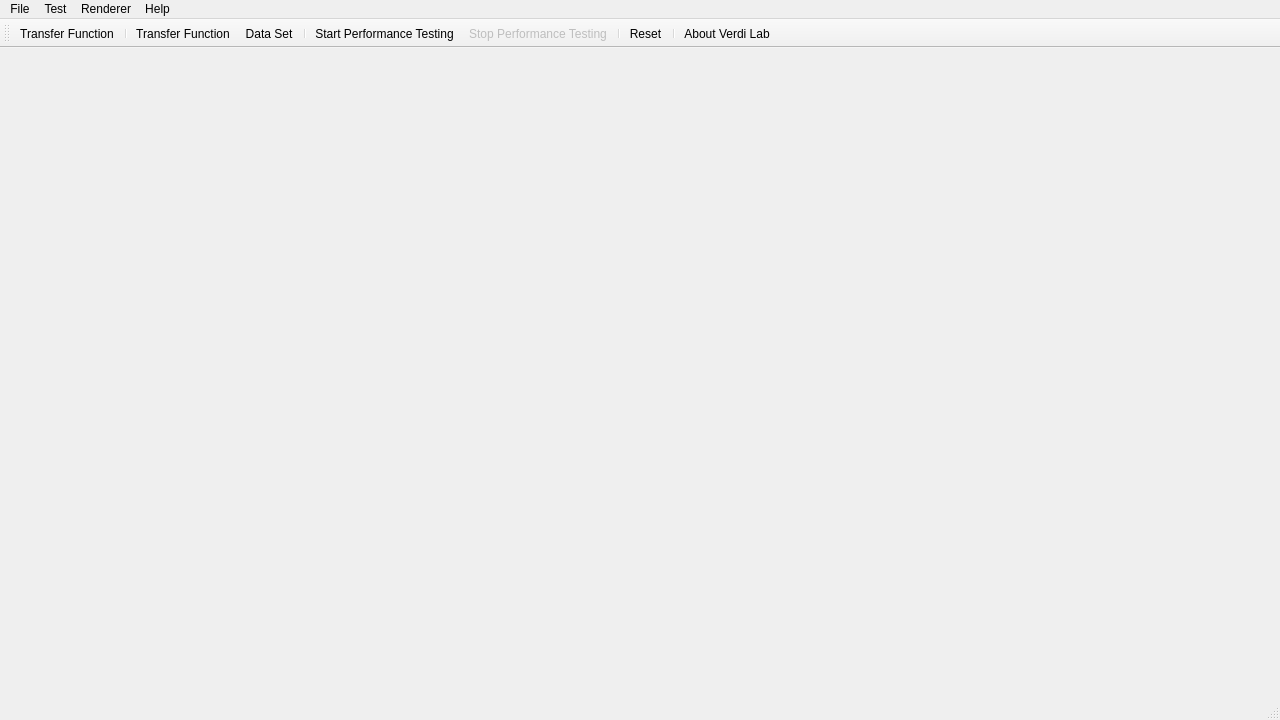
<?xml version="1.0" encoding="UTF-8"?>
<ui version="4.0">
 <class>MainWindow</class>
 <widget class="QMainWindow" name="MainWindow">
  <property name="windowModality">
   <enum>Qt::NonModal</enum>
  </property>
  <property name="geometry">
   <rect>
    <x>0</x>
    <y>0</y>
    <width>1280</width>
    <height>720</height>
   </rect>
  </property>
  <property name="contextMenuPolicy">
   <enum>Qt::PreventContextMenu</enum>
  </property>
  <property name="windowTitle">
   <string>Verdi Lab 1.22.03.13</string>
  </property>
  <property name="toolButtonStyle">
   <enum>Qt::ToolButtonIconOnly</enum>
  </property>
  <property name="dockNestingEnabled">
   <bool>true</bool>
  </property>
  <property name="dockOptions">
   <set>QMainWindow::AllowNestedDocks</set>
  </property>
  <property name="unifiedTitleAndToolBarOnMac">
   <bool>false</bool>
  </property>
  <widget class="QWidget" name="centralWidget">
   <property name="enabled">
    <bool>false</bool>
   </property>
  </widget>
  <widget class="QMenuBar" name="menuBar">
   <property name="geometry">
    <rect>
     <x>0</x>
     <y>0</y>
     <width>1280</width>
     <height>21</height>
    </rect>
   </property>
   <property name="nativeMenuBar">
    <bool>false</bool>
   </property>
   <widget class="QMenu" name="menuFile">
    <property name="geometry">
     <rect>
      <x>339</x>
      <y>99</y>
      <width>143</width>
      <height>125</height>
     </rect>
    </property>
    <property name="minimumSize">
     <size>
      <width>100</width>
      <height>0</height>
     </size>
    </property>
    <property name="title">
     <string>File</string>
    </property>
    <widget class="QMenu" name="menuOpen">
     <property name="geometry">
      <rect>
       <x>477</x>
       <y>124</y>
       <width>169</width>
       <height>94</height>
      </rect>
     </property>
     <property name="title">
      <string>Open</string>
     </property>
     <property name="icon">
      <iconset resource="resedit.qrc">
       <normaloff>:/res/icons/folder.ico</normaloff>:/res/icons/folder.ico</iconset>
     </property>
     <addaction name="actionData_Set"/>
     <addaction name="actionTransfer_Function"/>
    </widget>
    <widget class="QMenu" name="menuNew">
     <property name="title">
      <string>New</string>
     </property>
     <property name="icon">
      <iconset resource="resedit.qrc">
       <normaloff>:/res/icons/document.ico</normaloff>:/res/icons/document.ico</iconset>
     </property>
     <addaction name="actionNew_Transfer_Function"/>
    </widget>
    <addaction name="menuNew"/>
    <addaction name="menuOpen"/>
    <addaction name="separator"/>
    <addaction name="actionExit"/>
   </widget>
   <widget class="QMenu" name="menuHelp">
    <property name="title">
     <string>Help</string>
    </property>
    <addaction name="actionAbout"/>
   </widget>
   <widget class="QMenu" name="menuRenderer">
    <property name="minimumSize">
     <size>
      <width>150</width>
      <height>0</height>
     </size>
    </property>
    <property name="title">
     <string>Renderer</string>
    </property>
    <widget class="QMenu" name="menuInternal_size">
     <property name="minimumSize">
      <size>
       <width>0</width>
       <height>0</height>
      </size>
     </property>
     <property name="title">
      <string>Render Size</string>
     </property>
     <addaction name="action256_x_256"/>
     <addaction name="action512_x_512"/>
     <addaction name="action768_x_768"/>
     <addaction name="action1024_x_1024"/>
    </widget>
    <addaction name="actionReset"/>
    <addaction name="separator"/>
    <addaction name="menuInternal_size"/>
   </widget>
   <widget class="QMenu" name="menuTest">
    <property name="title">
     <string>Test</string>
    </property>
    <addaction name="actionStart_Testing"/>
    <addaction name="actionStop_Testing"/>
   </widget>
   <addaction name="menuFile"/>
   <addaction name="menuTest"/>
   <addaction name="menuRenderer"/>
   <addaction name="menuHelp"/>
  </widget>
  <widget class="QToolBar" name="mainToolBar">
   <property name="enabled">
    <bool>true</bool>
   </property>
   <property name="iconSize">
    <size>
     <width>16</width>
     <height>16</height>
    </size>
   </property>
   <attribute name="toolBarArea">
    <enum>TopToolBarArea</enum>
   </attribute>
   <attribute name="toolBarBreak">
    <bool>false</bool>
   </attribute>
   <addaction name="actionNew_Transfer_Function"/>
   <addaction name="separator"/>
   <addaction name="actionTransfer_Function"/>
   <addaction name="actionData_Set"/>
   <addaction name="separator"/>
   <addaction name="actionStart_Testing"/>
   <addaction name="actionStop_Testing"/>
   <addaction name="separator"/>
   <addaction name="actionReset"/>
   <addaction name="separator"/>
   <addaction name="actionAbout"/>
  </widget>
  <widget class="QStatusBar" name="statusBar">
   <property name="sizeGripEnabled">
    <bool>true</bool>
   </property>
  </widget>
  <action name="actionConsole">
   <property name="checkable">
    <bool>true</bool>
   </property>
   <property name="checked">
    <bool>true</bool>
   </property>
   <property name="text">
    <string>Console</string>
   </property>
  </action>
  <action name="actionWorkspace">
   <property name="checkable">
    <bool>true</bool>
   </property>
   <property name="checked">
    <bool>true</bool>
   </property>
   <property name="text">
    <string>Workspace</string>
   </property>
  </action>
  <action name="actionAbout">
   <property name="icon">
    <iconset resource="resedit.qrc">
     <normaloff>:/res/icons/info.ico</normaloff>:/res/icons/info.ico</iconset>
   </property>
   <property name="text">
    <string>About Verdi Lab...</string>
   </property>
   <property name="toolTip">
    <string>About Verdi</string>
   </property>
  </action>
  <action name="actionExit">
   <property name="icon">
    <iconset resource="resedit.qrc">
     <normaloff>:/res/icons/delete.ico</normaloff>:/res/icons/delete.ico</iconset>
   </property>
   <property name="text">
    <string>Exit</string>
   </property>
   <property name="menuRole">
    <enum>QAction::QuitRole</enum>
   </property>
   <property name="iconVisibleInMenu">
    <bool>true</bool>
   </property>
  </action>
  <action name="actionTransfer_Function">
   <property name="enabled">
    <bool>true</bool>
   </property>
   <property name="icon">
    <iconset resource="resedit.qrc">
     <normaloff>:/res/icons/folder.ico</normaloff>:/res/icons/folder.ico</iconset>
   </property>
   <property name="text">
    <string>Transfer Function...</string>
   </property>
   <property name="iconVisibleInMenu">
    <bool>false</bool>
   </property>
  </action>
  <action name="actionData_Set">
   <property name="icon">
    <iconset resource="resedit.qrc">
     <normaloff>:/res/icons/folder.ico</normaloff>:/res/icons/folder.ico</iconset>
   </property>
   <property name="text">
    <string>Data Set...</string>
   </property>
   <property name="iconVisibleInMenu">
    <bool>false</bool>
   </property>
  </action>
  <action name="actionReset">
   <property name="icon">
    <iconset resource="resedit.qrc">
     <normaloff>:/res/icons/reload.ico</normaloff>:/res/icons/reload.ico</iconset>
   </property>
   <property name="text">
    <string>Reset</string>
   </property>
  </action>
  <action name="action768_x_768">
   <property name="checkable">
    <bool>true</bool>
   </property>
   <property name="text">
    <string>768 x 768</string>
   </property>
   <property name="menuRole">
    <enum>QAction::TextHeuristicRole</enum>
   </property>
  </action>
  <action name="action256_x_256">
   <property name="checkable">
    <bool>true</bool>
   </property>
   <property name="text">
    <string>256 x 256</string>
   </property>
  </action>
  <action name="action512_x_512">
   <property name="checkable">
    <bool>true</bool>
   </property>
   <property name="text">
    <string>512 x 512</string>
   </property>
  </action>
  <action name="action1024_x_1024">
   <property name="checkable">
    <bool>true</bool>
   </property>
   <property name="text">
    <string>1024 x 1024</string>
   </property>
  </action>
  <action name="actionStart_Testing">
   <property name="icon">
    <iconset resource="resedit.qrc">
     <normaloff>:/res/icons/diagram.ico</normaloff>:/res/icons/diagram.ico</iconset>
   </property>
   <property name="text">
    <string>Start Performance Testing...</string>
   </property>
  </action>
  <action name="actionStop_Testing">
   <property name="enabled">
    <bool>false</bool>
   </property>
   <property name="icon">
    <iconset resource="resedit.qrc">
     <normaloff>:/res/icons/stop.ico</normaloff>:/res/icons/stop.ico</iconset>
   </property>
   <property name="text">
    <string>Stop Performance Testing</string>
   </property>
  </action>
  <action name="actionTransfer_Function_2">
   <property name="checkable">
    <bool>true</bool>
   </property>
   <property name="checked">
    <bool>true</bool>
   </property>
   <property name="text">
    <string>Transfer Function</string>
   </property>
  </action>
  <action name="actionDisplay">
   <property name="checkable">
    <bool>true</bool>
   </property>
   <property name="checked">
    <bool>true</bool>
   </property>
   <property name="text">
    <string>Display</string>
   </property>
  </action>
  <action name="actionScene">
   <property name="checkable">
    <bool>true</bool>
   </property>
   <property name="checked">
    <bool>true</bool>
   </property>
   <property name="text">
    <string>Scene</string>
   </property>
  </action>
  <action name="actionNew_Transfer_Function">
   <property name="icon">
    <iconset resource="resedit.qrc">
     <normaloff>:/res/icons/document.ico</normaloff>:/res/icons/document.ico</iconset>
   </property>
   <property name="text">
    <string>Transfer Function</string>
   </property>
   <property name="iconVisibleInMenu">
    <bool>false</bool>
   </property>
  </action>
 </widget>
 <layoutdefault spacing="6" margin="11"/>
 <resources>
  <include location="resedit.qrc"/>
 </resources>
 <connections/>
</ui>
